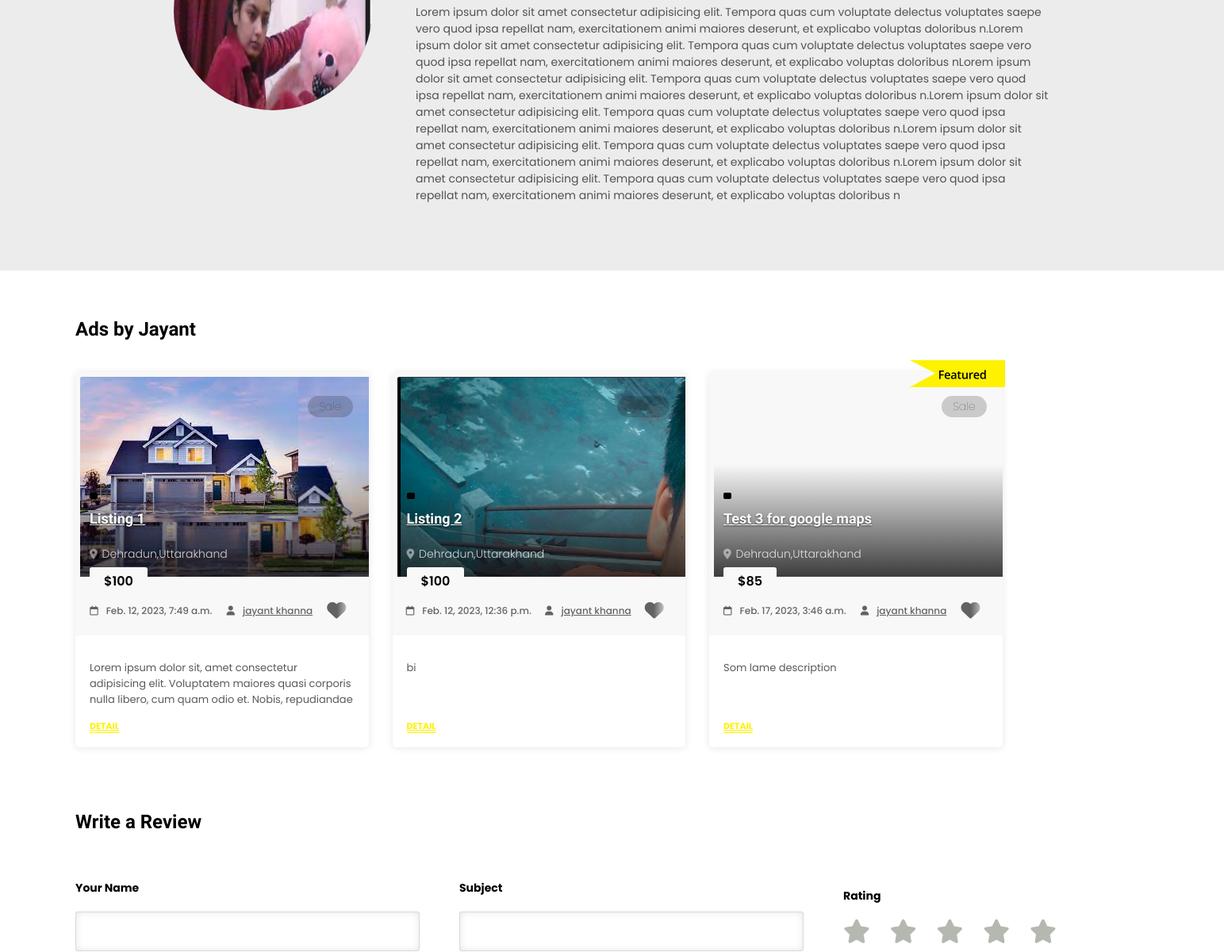
/userprofile?userid=1 (middle part), run on an earlier commit of the app's database.
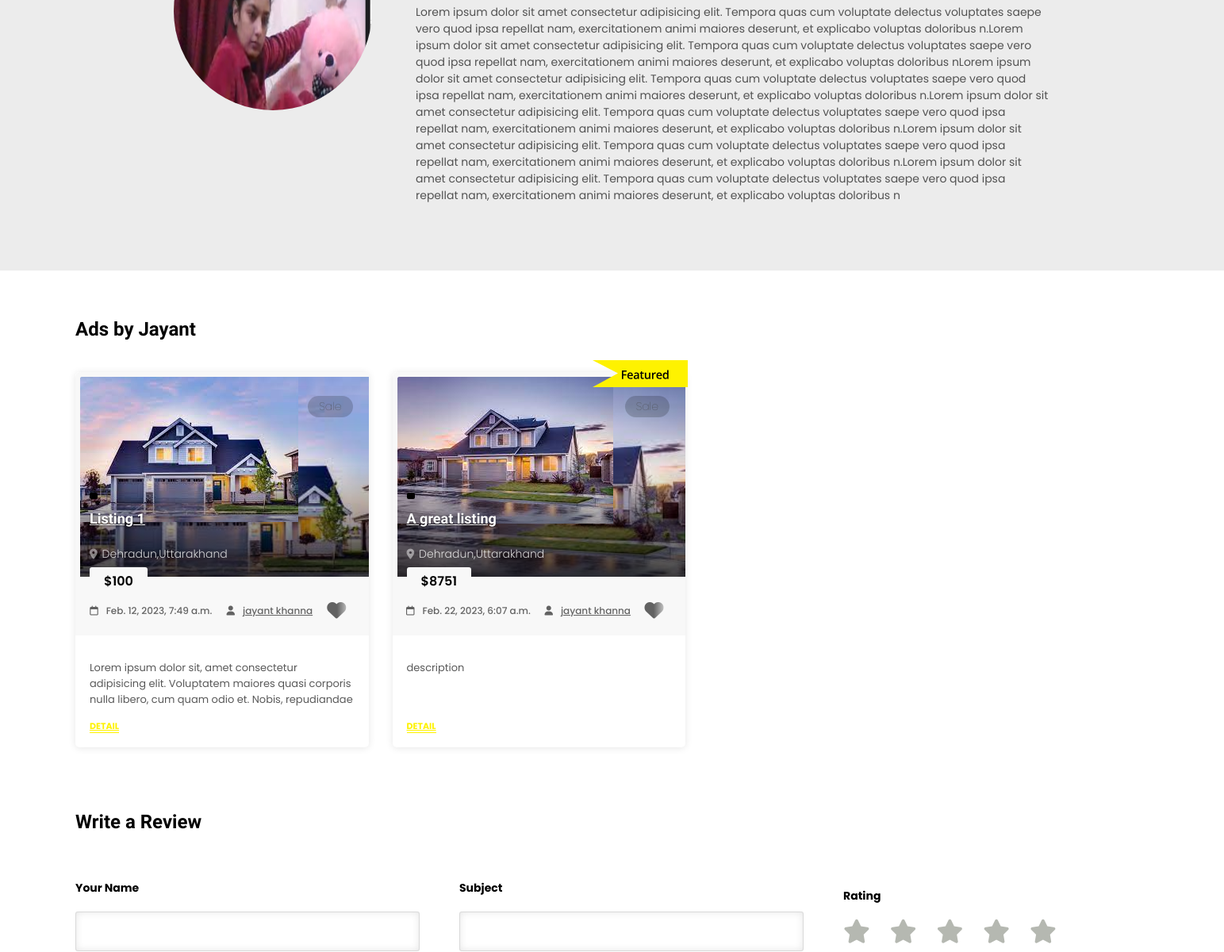
And on a later commit of the database.
### Nairobi_app/models.py (models this page shows)
class Listing(models.Model):
    name = models.CharField(max_length=100)
    description = models.CharField(max_length=10000)
    price = models.CharField(max_length=100)
    featured = models.BooleanField(default=False)
    category = models.CharField(max_length=100)
    user = models.ForeignKey(User, on_delete=models.CASCADE)
    user_name = models.CharField(max_length=100)
    main_image = models.ImageField(upload_to='static/listing_images/')
    image1 = models.ImageField(upload_to='static/listing_images/',blank=True,null=True)
    image2 = models.ImageField(upload_to='static/listing_images/',blank=True,null=True)
    image3 = models.ImageField(upload_to='static/listing_images/',blank=True,null=True)
    image4 = models.ImageField(upload_to='static/listing_images/',blank=True,null=True)
    image5 = models.ImageField(upload_to='static/listing_images/',blank=True,null=True)
    city = models.CharField(max_length=100)
    state = models.CharField(max_length=100)
    tag = models.CharField(max_length=100)
    country = models.CharField(max_length=100)
    date_added = models.DateTimeField(auto_now_add=True)
    status = models.CharField(max_length=100,default="pending")
    feature1 = models.CharField(max_length=100,blank=True,null=True)
    feature2 = models.CharField(max_length=100,blank=True,null=True)
    feature3 = models.CharField(max_length=100,blank=True,null=True)
    feature4 = models.CharField(max_length=100,blank=True,null=True)
    feature5 = models.CharField(max_length=100,blank=True,null=True)
    feature6 = models.CharField(max_length=100,blank=True,null=True)
    rating = models.CharField(max_length=100,default="1")
    video_360_link = models.CharField(max_length=1000,blank=True,null=True)
    google_map_link = models.CharField(max_length=10000,blank=True,null=True)

### Nairobi_app/views.py (the view)
# urls.py: path('userprofile', views.userprofile, name='userprofile'),
def userprofile(request):
    if "userid" in request.GET:
        userid = request.GET['userid']
        if User.objects.filter(id=userid).exists():
            user = User.objects.get(id=userid)
            logged_in_user = None
            if "TheNairobiPrivateToken" in request.session:
                usertoken = request.session['TheNairobiPrivateToken']
                if User.objects.filter(private_token=usertoken).exists():
                    logged_in_user = User.objects.get(private_token=usertoken)
            is_admin = False
            if logged_in_user != None:
                if logged_in_user.id == user.id:
                    is_admin = True
            username = user.username.split(" ")[0].capitalize()
            listings = Listing.objects.filter(user=user)
            reviews = UserReviews.objects.filter(user_for=user)
            return render(request, 'userprofile.html',{'user': user, 'username': username, 'listings': listings,'reviews': reviews, 'is_admin': is_admin})
        else:
            return redirect('home')
    else:
        return redirect('home')

### templates/userprofile.html (shortened to what the changed rows need)
{% load static %}
<!DOCTYPE html>
<html lang="en">
<head>
    <link rel="stylesheet" href="https://cdnjs.cloudflare.com/ajax/libs/font-awesome/4.7.0/css/font-awesome.min.css">
    <link rel="stylesheet" href="https://cdnjs.cloudflare.com/ajax/libs/font-awesome/6.2.1/css/all.min.css"/>
    <link rel="stylesheet" href="{% static 'css/bootstrap.css' %}" type="text/css">
    <link rel="stylesheet" href="{% static 'css/font-awesome.css' %}" type="text/css">
    <link rel="stylesheet" href="{% static 'css/selectize.css' %}" type="text/css">
    <link rel="stylesheet" href="{% static 'css/style.css' %}">
    <link rel="stylesheet" href="../static/css/style.css">
    <link rel="stylesheet" href="{% static 'css/index.css' %}">
    <link rel="stylesheet" href="{% static 'css/user_profile.css' %}">
</head>
<body>
    <section id="ads_by_user">
        <div id="ads_by_user_left">
            <h2>Ads by {{username}}</h2>
        </div>
        <div class="items item-part masonry grid-xl-4-items grid-lg-3-items grid-md-2-items">
        {% for listing in listings %}
        <div class="item">
            {% if listing.featured == True %}
            <div id="featured"><img src="{% static 'images/featured_tag.svg' %}" alt=""></div>
            {% endif %}
            <div id="tag">{{listing.tag}}</div>
            <div class="wrapper">
               <div class="image">
                  <h3>
                     <a href="#" class="tag category">{{listing.category_name}}</a>
                     <a href="showuser?user_id={{lisitng.user}}" class="title">{{listing.name}}</a>
                  </h3>
                  <a href="showlisting?listing_id={{listing.id}}" class="image-wrapper background-image">
                  <img src="{{listing.main_image.url}}" alt="">
                  </a>
               </div>
               <h4 class="location">
                  <a href="javascript:void(0)" style="text-decoration: none;">{{listing.city}},{{listing.state}}</a>
               </h4>
               <div class="price">${{listing.price}}</div>
               <div class="meta">
                  <figure>
                     <i class="fa fa-calendar-o"></i>{{listing.date_added}}
                  </figure>
                  <figure>
                     <a href="userdashboard?userid={{listing.user.id}}">
                     <i class="fa fa-user"></i>{{listing.user_name}}
                     </a>
                  </figure>
                  <figure style="margin-right: 25px;">
                    {% if is_admin %}
                    <a href="javascript:void(0)" onclick="delete_listing('{{listing.id}}','{{listing.user.id}}')"><i style="cursor: pointer;" class="fa fa-2x fa-trash"></i></a>
                    {% else %}
                    <a href="javascript:void(0)" onclick="like('{{listing.id}}')"><i style="cursor: pointer;" class="fa fa-2x fa-heart"></i></a>
                    {% endif %}
                  </figure>
               </div>
               <div class="description">
                  <p>{{listing.description}}</p>
               </div>
               <a href="showlisting?listing_id={{listing.id}}" class="detail text-caps underline">Detail</a>
            </div>
         </div>
        {% endfor %}
        </div>
    </section>
    <section id="write_a_review">
        <div id="write_a_review_left">
            <h2>Write a Review</h2>
        </div>
    </section>
</body>
</html>

What changed in the data, as far as the page shows it:
removed Listing: name "Listing 2", shows a picture, main_image (picture), city "Dehradun", state "Uttarakhand", price "100", date_added "Feb. 12, 2023, 12:36 p.m.", user_name "jayant khanna", description "bi"
removed Listing: featured True (drawn), tag "Sale", name "Test 3 for google maps", city "Dehradun", state "Uttarakhand", price "85", date_added "Feb. 17, 2023, 3:46 a.m.", user_name "jayant khanna", description "Som lame description"
added Listing: featured True (drawn), tag "Sale", name "A great listing", shows a picture, main_image (picture), city "Dehradun", state "Uttarakhand", price "8751", date_added "Feb. 22, 2023, 6:07 a.m.", user_name "jayant khanna", description "description"
